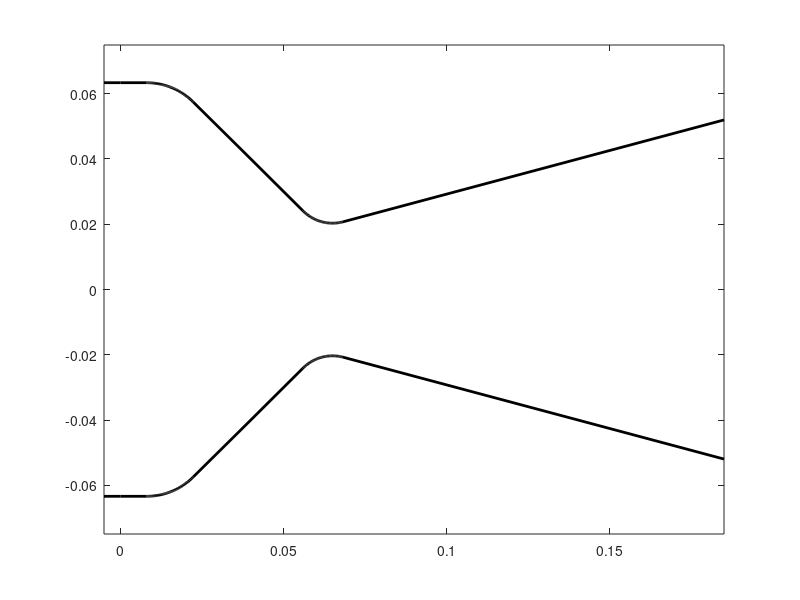

Reproduce this figure in MATLAB.
% JPL Nozzle Geometry Calculation   
% (c) Ganeshkumar V 2023

clc
format long

theta = 1*pi/180; % wedge angle

polyLine = [
0.063361216	0	0;
0.063361216	0	0.0080222;
0.05742054	0	0.022391;
0.02399426	0	0.055881;
0.020713514	0	0.068148;
0.051953961	0	0.18496
];

% Convergence Arc (inlet curvature)
con.R = 0.02032;
con.k = polyLine(2, 1) - con.R;
con.h = polyLine(2, 3);
con.arc.z = linspace(polyLine(2, 3), polyLine(3, 3), 50);
con.arc.x = con.k + sqrt(con.R.^2  - (con.arc.z - con.h).^2);
con.line = [con.arc.x', con.arc.x'.*0, con.arc.z'];
con.lineFront = [con.arc.x', con.arc.x'./tan(pi/2-theta), con.arc.z'];
con.lineBack = [con.arc.x', - con.arc.x'./tan(pi/2-theta), con.arc.z'];

% Throat Arc (throat curvature)
thr.R = 0.0127;
thr.k = thr.R + 0.02032;
thr.h = polyLine(5, 3) - sqrt(thr.R^2 - (polyLine(5, 1) - thr.k)^2);
thr.arc.z = linspace(polyLine(4, 3), polyLine(5, 3), 50);
thr.arc.x = thr.k - sqrt(thr.R^2 - (thr.arc.z - thr.h).^2);
thr.line = [thr.arc.x', thr.arc.x'.*0, thr.arc.z'];
thr.lineFront = [thr.arc.x', thr.arc.x'./tan(pi/2-theta), thr.arc.z'];
thr.lineBack = [thr.arc.x', - thr.arc.x'./tan(pi/2-theta), thr.arc.z'];

% Nozzle Profile
profile = [0.063361216 0.000120784 -0.005; ...
    polyLine(1,:); con.line; thr.line; polyLine(end, :)];

plot(profile(:, 3), profile(:, 1), '-k', 'LineWidth', 2.0)
hold on
plot(profile(:, 3), -profile(:, 1), '-k', 'LineWidth', 2.0)
axis equal

% Write to csv file
fid = fopen('inletArc.csv', 'w');
inletArc = [con.lineFront, con.lineBack];
fprintf(fid, '(,%.15f, %.15f, %.15f,), ,(,%.15f, %.15f, %.15f,)\n', inletArc');
fclose(fid);

fid = fopen('throatArc.csv', 'w');
throatArc = [thr.lineFront, thr.lineBack];
fprintf(fid, '(,%.15f, %.15f, %.15f,), ,(,%.15f, %.15f, %.15f,)\n', throatArc');
fclose(fid);